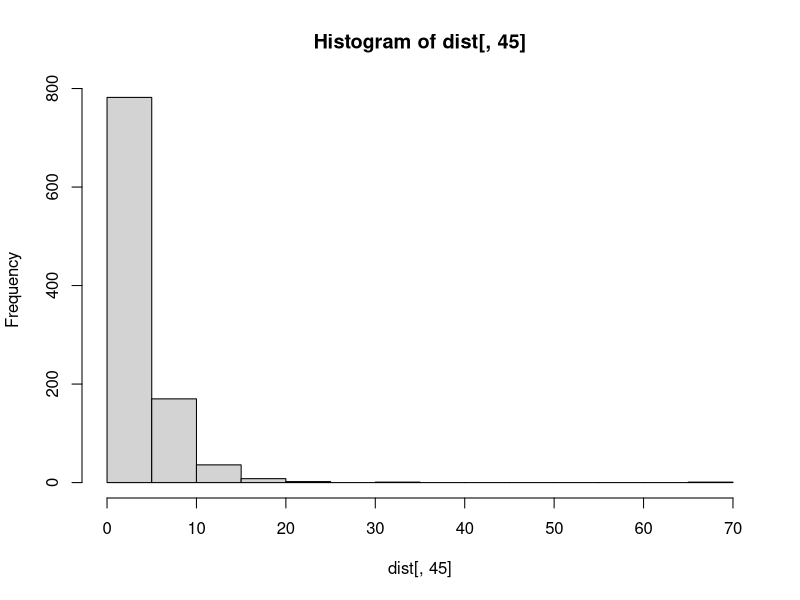
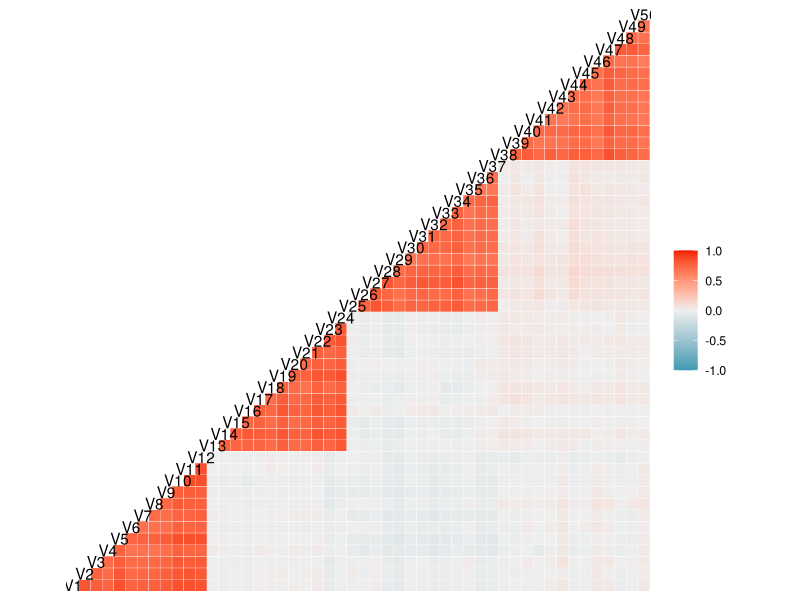
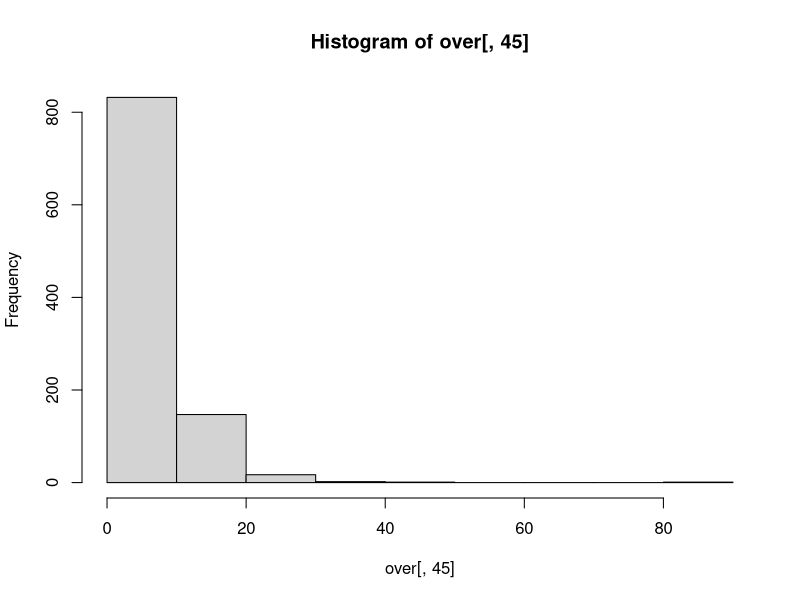
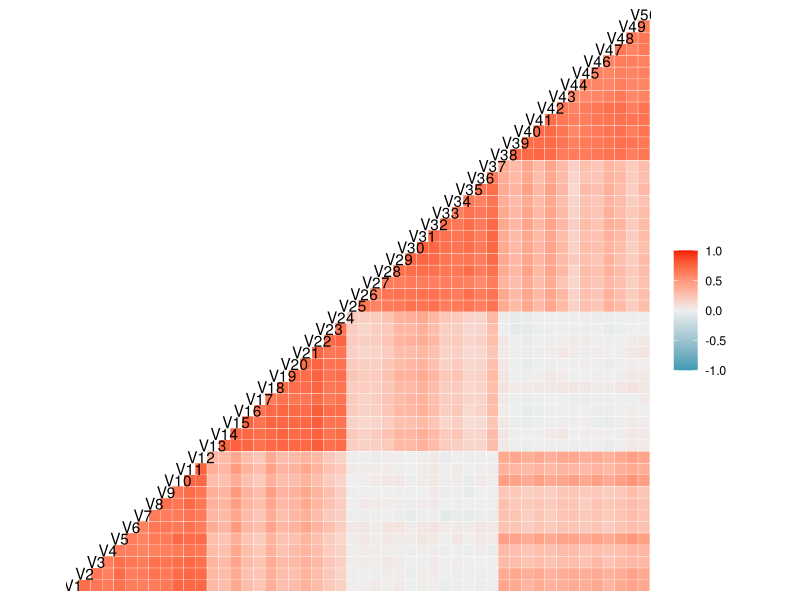
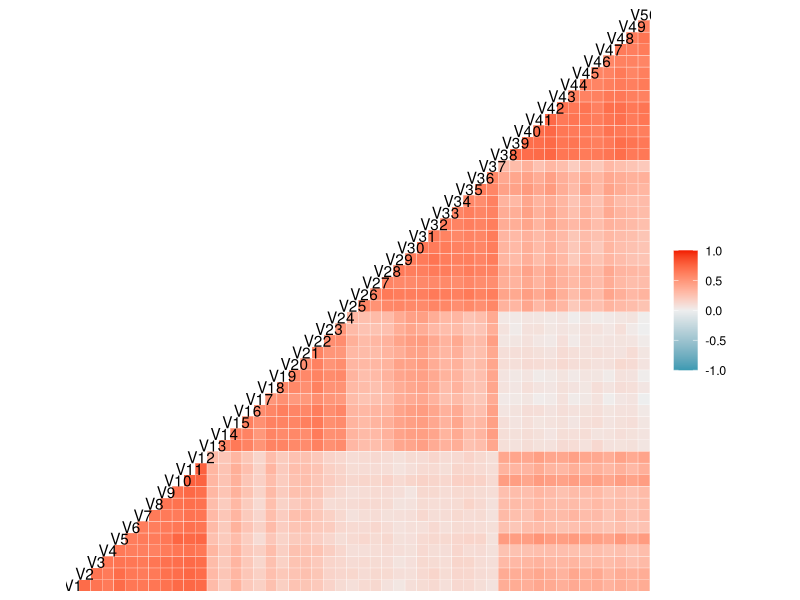
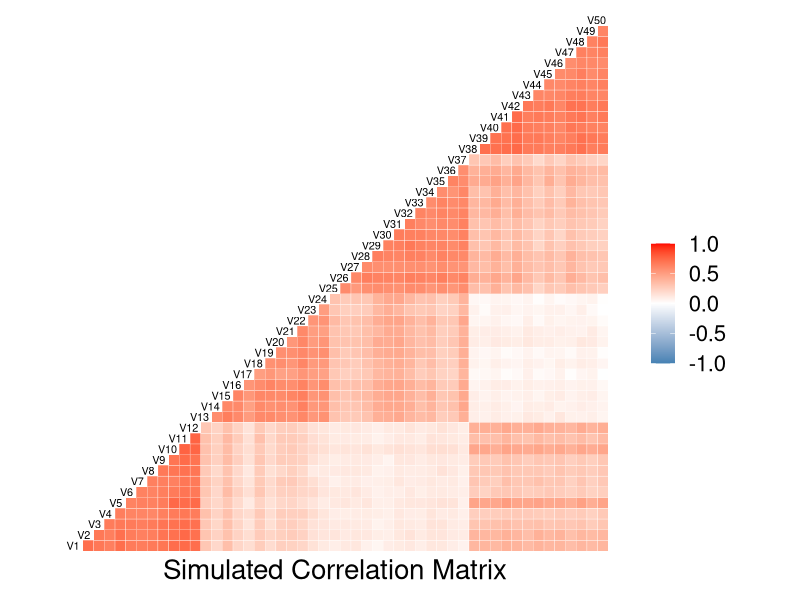
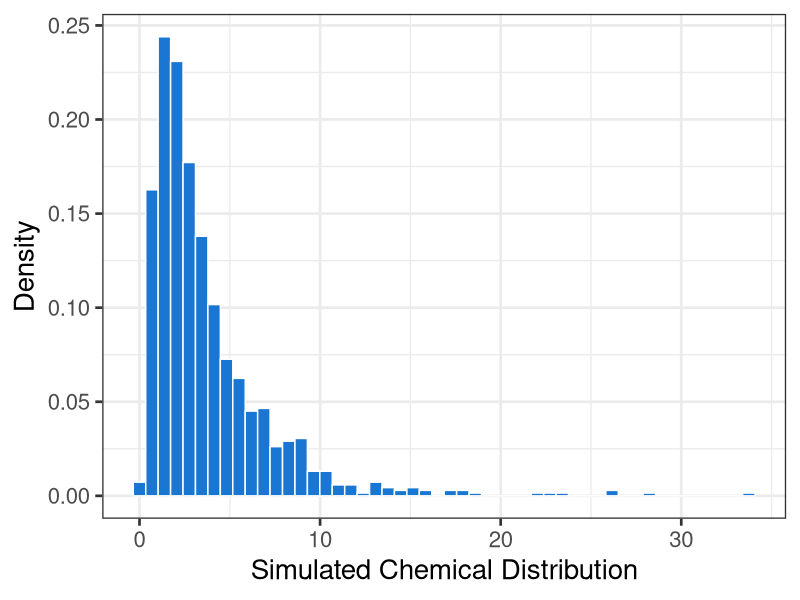
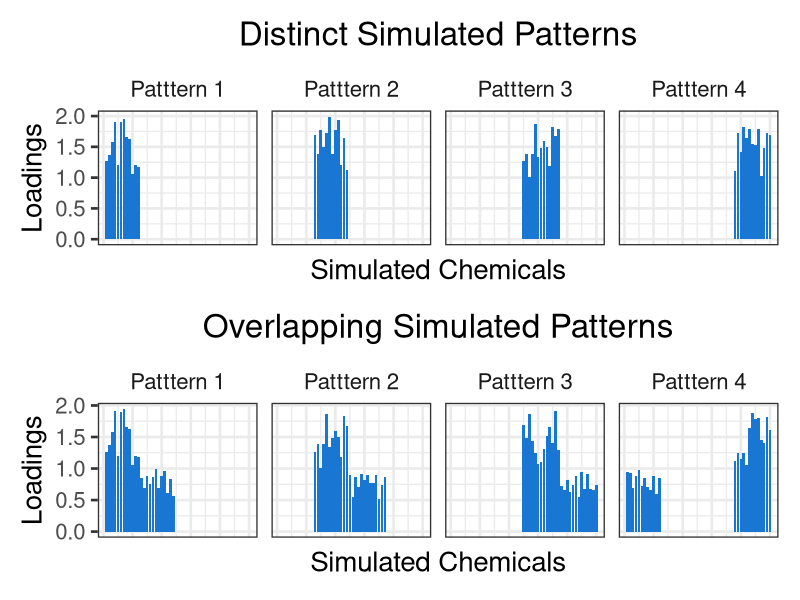

The R script that drew these images, in order:
## ---- chunk 1
options(scipen = 999)

library(MASS)
library(tidyverse)
library(GGally)
library(patchwork)
## ---- chunk 2
## Construct a matrix for 4 TRUE exposure patterns
create_patterns_dist <- function (seed) {
  set.seed(seed)
  patterns_dist <- 
    rbind(c(runif(12, 1, 2),   rep(0, 38)),
          c(rep(0, 12),        runif(12, 1, 2),   rep(0, 26)),
          c(rep(0, 24),                           runif(13, 1, 2),  rep(0, 13)),
          c(rep(0, 37), runif(13, 1, 2)))
  patterns_dist
}

patterns_dist_iter <- tibble(seed = 1:100) %>% 
 mutate(true_patterns = map(seed, create_patterns_dist))
## ---- chunk 3
create_scores_dist <- function (seed) {
  scores_dist <- matrix(nrow = 1000, ncol = 4)
  set.seed(seed)
  scores_dist <- exp(mvrnorm(n = 1000, mu = rep(0, 4),
                          Sigma = diag(rep(1, 4)))) # Independent log normal dist
  scores_dist
}

scores_dist_iter <- patterns_dist_iter %>% 
 mutate(true_scores = map(seed, create_scores_dist))
## ---- chunk 4
sim_dist <- scores_dist_iter %>% 
  mutate(chem = map2(true_scores, true_patterns, `%*%`))
## ---- chunk 5
add_noise <- function (seed, chemx) {
  n = nrow(chemx)
  p = ncol(chemx)
  noise <- matrix(NA, nrow = n, ncol = p)

  for (i in 1:p) {
    noise[,i] <- (rnorm(n, mean = 0, sd = var(chemx[,i])/5))
  }
  sim = pmax(chemx + noise, 0)
  sim
}

sim_dist <- sim_dist %>% 
 mutate(sim = map2(seed, chem, add_noise))
## ---- chunk 6
apply(sim_dist$sim[[1]], 2, var)/5

dist <- sim_dist$sim[[1]]
hist(dist[,45])
ggcorr(as_tibble(dist))
cor(dist)[1:15,1:7]
## ---- chunk 7
create_patterns_over <- function (seed) {
  set.seed(seed)
  patterns_cor <-
    rbind(c(runif(12, 1, 2),   runif(12, 0.5, 1), rep(0, 26)),
          c(rep(0, 12),        runif(12, 1, 2),   runif(13, 0.5, 1), rep(0, 13)),
          c(rep(0, 24),                           runif(13, 1, 2),   runif(13, 0.5, 1)),
          c(runif(12, 0.5, 1), rep(0, 25),        runif(13, 1, 2)))
  patterns_cor
}

patterns_over_iter <- tibble(seed = 1:100) %>% 
 mutate(true_patterns = map(seed, create_patterns_over))
## ---- chunk 8
sim_over <- scores_dist_iter %>% 
  dplyr::select(seed, true_scores) %>% 
  full_join(., patterns_over_iter) %>% 
  mutate(chem = map2(true_scores, true_patterns, `%*%`))
## ---- chunk 9
sim_over <- sim_over %>% 
 mutate(sim = map2(seed, chem, add_noise))
## ---- chunk 10
over <- sim_over$sim[[1]]
hist(over[,45])
ggcorr(over)
cor(over)[1:15,1:7]
## ---- chunk 11
create_scores_cor <- function (seed) {
  scores_cor <- matrix(nrow = 1000, ncol = 4)
  cov <- matrix( c(1,    0.25, 0.15, 0.15,
                  0.25, 1,    0.15, 0.15,
                  0.15, 0.15, 1,    0.25,
                  0.15, 0.15, 0.25, 1), nrow = 4)
  
  set.seed(seed)
  scores_cor <- exp(mvrnorm(n = 1000, mu = rep(0, 4), 
                          Sigma = cov)) # dists are kind of DEPENDENT
  }

scores_cor_iter <- patterns_over_iter %>% 
 mutate(true_scores = map(seed, create_scores_cor))
## ---- chunk 12
sim_cor <- scores_cor_iter %>% 
  dplyr::select(seed, true_scores) %>% 
  full_join(., patterns_over_iter) %>% 
  mutate(chem = map2(true_scores, true_patterns, `%*%`))
## ---- chunk 13
sim_cor <- sim_cor %>% 
 mutate(sim = map2(seed, chem, add_noise))
## ---- chunk 14
cor <- sim_cor$sim[[1]]

cor(cor)[1:15,1:7]

ggcorr(cor)
## ---- chunk 15
#pdf("/Users/lizzy/OneDrive/Columbia/Spring 2021/netflix/figures/sim_corr.pdf")
ggcorr(cor, 
       hjust = 0.85, size = 2.75, layout.exp = 1,
       low = "steelblue", mid = "white", high = "red") +
  labs(x = "Simulated Correlation Matrix") +
  theme_minimal(base_size = 20)
#dev.off()

#pdf("/Users/lizzy/OneDrive/Columbia/Spring 2021/netflix/figures/sim_hist.pdf")
as_tibble(sim_cor$chem[[1]][,1]) %>% 
  #mutate(id = 1:nrow(.)) %>% 
  #pivot_longer(V1:V50) %>% 
  ggplot(aes(x = value)) +
  geom_histogram(aes(y = stat(density)), bins = 50, fill = "#1976D2",col="white") + # HTML color code to match latex
  theme_bw(base_size = 20) +
  labs(x = "Simulated Chemical Distribution", y = "Density")
#dev.off()

pat = sim_dist$true_patterns[[1]]
pato = sim_over$true_patterns[[1]]

plot_dist = as_tibble(t(pat)) %>% 
  mutate(chem = 1:nrow(.)) %>% 
  pivot_longer(V1:V4) %>% 
  mutate(name = str_c("Patttern ", str_remove(name, "V"))) %>% 
  ggplot(aes(x = chem, y = value)) +
  geom_col(fill = "#1976D2") + # HTML color code to match latex
  facet_grid(.~name) +
  theme_bw(base_size = 20) +
  labs(x = "Simulated Chemicals", y = "Loadings") +
    theme(axis.text.x = element_blank(),
          strip.background = element_blank(),
          axis.ticks.x = element_blank(),
          plot.title = element_text(hjust = 0.5))  + 
  ggtitle("Distinct Simulated Patterns")

plot_over = as_tibble(t(pato)) %>% 
  mutate(chem = 1:nrow(.)) %>% 
  pivot_longer(V1:V4) %>% 
  mutate(name = str_c("Patttern ", str_remove(name, "V"))) %>% 
  ggplot(aes(x = chem, y = value)) +
  geom_col(fill = "#1976D2") + 
  facet_grid(.~name) +
  theme_bw(base_size = 20) +
  labs(x = "Simulated Chemicals", y = "Loadings") +
    theme(axis.text.x = element_blank(),
        strip.background = element_blank(),
        axis.ticks.x = element_blank(),
        plot.title = element_text(hjust = 0.5)) + ggtitle("Overlapping Simulated Patterns")

pdf("/Users/lizzy/OneDrive/Columbia/Spring 2021/netflix/figures/sim_patterns.pdf")
(plot_dist) / (plot_over)
dev.off()
## ---- chunk 16
sim_noise <- rbind(sim_dist %>% mutate(data = "Distinct"),
      sim_over %>% mutate(data = "Overlapping"),
      sim_cor %>% mutate(data = "Correlated"))

# save(sim_noise, file = "./Sims/sim_noise.RDA")

# for (i in 1:nrow(sim_noise)) {
#   write_csv(as_tibble(sim_noise$sim[[i]]),           paste0("./Sims/Noise/sim_noise_", i, ".csv"))
#   write_csv(as_tibble(sim_noise$chem[[i]]),          paste0("./Sims/Noise/chem_noise_", i, ".csv"))
#   write_csv(as_tibble(sim_noise$true_patterns[[i]]), paste0("./Sims/Noise/patterns_noise_", i, ".csv"))
#   write_csv(as_tibble(sim_noise$true_scores[[i]]),   paste0("./Sims/Noise/scores_noise_", i, ".csv"))
# }

